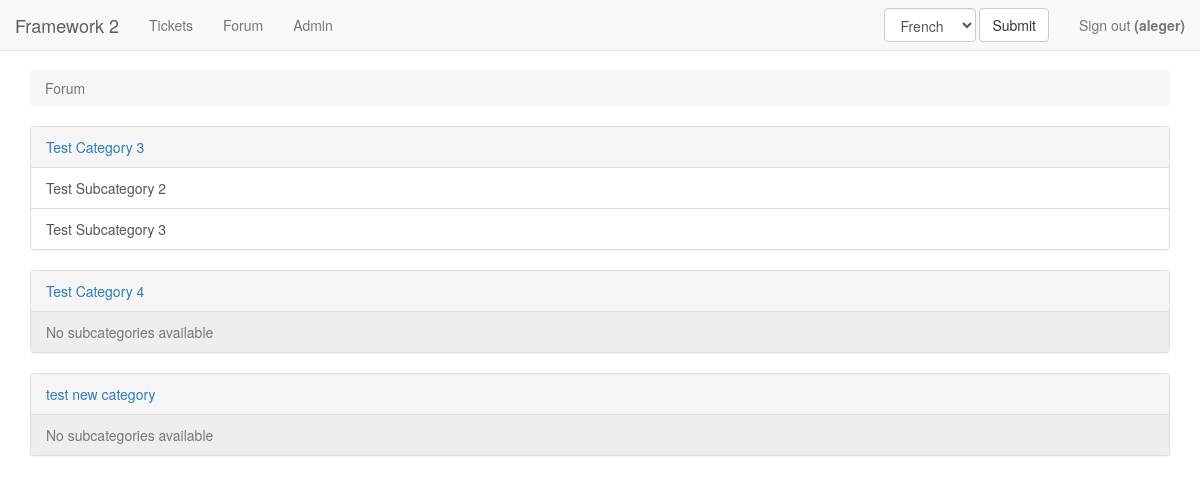
The page /forum/ (signed in) on the database its author committed.
### apps/forum/models.py (models this page shows, shortened)
class CategoryMeta(models.Model):
    title = models.CharField(max_length=128)
    slug = models.SlugField(blank=True, null=True)

class Category(CategoryMeta):
    pass

class CategoryMeta(models.Model):
    title = models.CharField(max_length=128)
    slug = models.SlugField(blank=True, null=True)

class SubCategory(CategoryMeta):
    parent_category = models.ForeignKey(Category)

### apps/forum/views.py (the view)
class ForumView(ListView):
    model = Category
    template_name = 'forum.html'
    def get_queryset(self):
        categories = self.model.objects.all()
        return [(category, SubCategory.objects.filter(parent_category=category)) for category in categories]

### framework1/urls.py (called while the page is built)
def _wrap_instance__resolve(wrapping_functions, instance):
    if not hasattr(instance, 'resolve'): return instance
    resolve = getattr(instance, 'resolve')
    def _wrap_func_in_returned_resolver_match(*args, **kwargs):
        rslt = resolve(*args, **kwargs)
        if not hasattr(rslt, 'func'): return rslt
        f = getattr(rslt, 'func')
        for _f in reversed(wrapping_functions):
            f = _f(f)
        setattr(rslt, 'func', f)
        return rslt
    setattr(instance, 'resolve', _wrap_func_in_returned_resolver_match)
    return instance

### apps/forum/templates/forum.html (shortened to what this page needs)
{% extends 'base.html' %}
{% load bootstrap3 %}
{% load i18n %}
{% block content %}
  <ol class="breadcrumb">
    <li class="active">Forum</li>
  </ol>
  {% if object_list %}
    {% for t in object_list %}
      <div class="panel panel-default">
        <div class="panel-heading">
          <a href="{% url 'forum_view_category' pk=t.0.pk %}">{{ t.0.title }}</a>
        </div>
        <div class="list-group">
          {% if t.1 %}
            {% for sub_c in t.1 %}
              <a class="list-group-item" href="{% url 'forum_view_subcategory' c_pk=t.0.pk sc_pk=sub_c.pk %}">{{ sub_c.title }}</a>
            {% endfor %}
          {% else %}
            <a class="list-group-item disabled" href="#">{% trans 'No subcategories available' %}</a>
          {% endif %}
        </div>
      </div>
    {% endfor %}
  {% else %}
    <h2>{% trans 'No categories available' %}</h2>
  {% endif %}
{% endblock %}

### templates/base.html (shortened to what this page needs)
<!DOCTYPE html>
<html>
  <head>
    {% load staticfiles %}
    {% load bootstrap3 %}
    {% bootstrap_css %}
    {% load i18n %}
  </head>
  <body>
  <nav class="navbar navbar-default navbar-fixed-top">
      <div class="navbar-header">
          <a class="navbar-brand" href="/">Framework 2</a>
      </div>
    <div class="container">
      <p class="navbar-text navbar-left">
        <a class="navbar-link" href="/tickets/">Tickets</a>
      </p>
      <p class="navbar-text navbar-left">
        <a class="navbar-link" href="/forum/">Forum</a>
      </p>
        {% if user.is_authenticated %}
          <p class="navbar-text navbar-right">
            <a class="navbar-link" href="/logout/">{% trans 'Sign out' %} <strong>({{ user.username }})</strong></a>
          </p>
        {% else %}
          <p class="navbar-text navbar-right">
            <a class="navbar-link navbar-btn" href="/login/"><strong>{% trans 'Sign in' %}</strong></a>
              {% trans 'or' %}
            <a class="navbar-link navbar-btn" href="/register/"><strong>{% trans 'Register' %}</strong></a>
          </p>
        {% endif %}
        <form class="navbar-form navbar-right" action="/i18n/setlang/" method="post">
          <select name="language" class="form-control">
            {% for lang in LANGUAGES %}
            <option value="{{ lang.0 }}">{{ lang.1 }}</option>
            {% endfor %}
          </select>
          <button type="submit" class="btn btn-default">Submit</button>
        </form>
        {% if user.is_staff %}
          <p class="navbar-text navbar-left">
            <a class="navbar-link navbar-btn" href="/admin_p/">Admin</a>
          </p>
        {% endif %}
      </div>
  </nav>
  <div class="container">
    {% block content %}
    {% endblock %}
  </div>
  </body>
</html>

### templates/base.html (style rules this page uses)
body { padding-top: 70px; }

### rows shown on the page
Category: title "Test Category 3"
SubCategory: title "Test Subcategory 2"
SubCategory: title "Test Subcategory 3"
Category: title "Test Category 4"
Category: title "test new category"

### other values the page prints
{{ user.username }} "aleger"
form field language "French"
